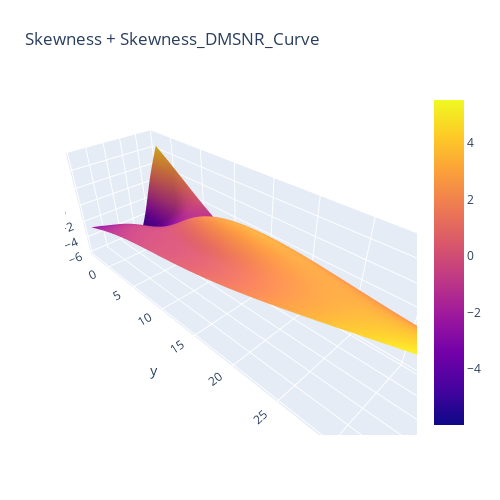

The notebook cell saved with this chart:
### Code cell
plot3d(model,8, interactions)

### Figure 1 — Plotly figure (JSON) as saved in the notebook; plotly's stock layout.template omitted (floating-point values rounded to 4 significant figures; data arrays with more than 128 entries replaced by an {"elided": "..."} marker saying what was removed)
{"data": [{"type": "surface", "x": {"elided": "100x100 float values"}, "y": {"elided": "100x100 float values"}, "z": {"elided": "100x100 float values"}}], "layout": {"autosize": false, "height": 500, "margin": {"b": 65, "l": 65, "r": 50, "t": 90}, "title": {"text": "Skewness + Skewness_DMSNR_Curve"}, "width": 500}}
